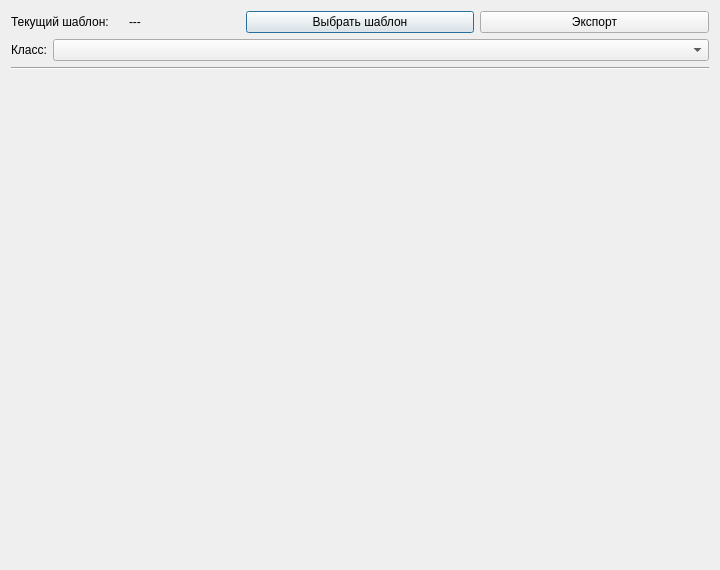
<?xml version="1.0" encoding="UTF-8"?>
<ui version="4.0">
 <class>Dialog</class>
 <widget class="QDialog" name="Dialog">
  <property name="geometry">
   <rect>
    <x>0</x>
    <y>0</y>
    <width>720</width>
    <height>570</height>
   </rect>
  </property>
  <property name="windowTitle">
   <string>Составить расписание</string>
  </property>
  <layout class="QVBoxLayout" name="verticalLayout">
   <item>
    <layout class="QHBoxLayout" name="horizontalLayout_5">
     <item>
      <layout class="QHBoxLayout" name="horizontalLayout_6">
       <item>
        <widget class="QLabel" name="label_3">
         <property name="text">
          <string>Текущий шаблон:</string>
         </property>
        </widget>
       </item>
       <item>
        <widget class="QLabel" name="currentScheduleLabel">
         <property name="text">
          <string>---</string>
         </property>
        </widget>
       </item>
      </layout>
     </item>
     <item>
      <widget class="QPushButton" name="selectScheduleBtn">
       <property name="text">
        <string>Выбрать шаблон</string>
       </property>
      </widget>
     </item>
     <item>
      <widget class="QPushButton" name="exportBtn">
       <property name="text">
        <string>Экспорт</string>
       </property>
      </widget>
     </item>
    </layout>
   </item>
   <item>
    <layout class="QHBoxLayout" name="horizontalLayout">
     <item>
      <widget class="QLabel" name="label">
       <property name="text">
        <string>Класс:</string>
       </property>
      </widget>
     </item>
     <item>
      <widget class="QComboBox" name="groupSelect">
       <property name="sizePolicy">
        <sizepolicy hsizetype="Expanding" vsizetype="Fixed">
         <horstretch>0</horstretch>
         <verstretch>0</verstretch>
        </sizepolicy>
       </property>
      </widget>
     </item>
    </layout>
   </item>
   <item>
    <widget class="Line" name="line">
     <property name="orientation">
      <enum>Qt::Horizontal</enum>
     </property>
    </widget>
   </item>
   <item>
    <widget class="QWidget" name="scheduleSpace" native="true">
     <property name="sizePolicy">
      <sizepolicy hsizetype="Preferred" vsizetype="Expanding">
       <horstretch>0</horstretch>
       <verstretch>0</verstretch>
      </sizepolicy>
     </property>
    </widget>
   </item>
  </layout>
 </widget>
 <resources/>
 <connections/>
</ui>
